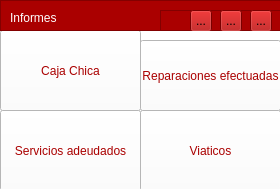
<?xml version="1.0" encoding="UTF-8"?>
<ui version="4.0">
 <class>Form_informes</class>
 <widget class="QWidget" name="Form_informes">
  <property name="geometry">
   <rect>
    <x>0</x>
    <y>0</y>
    <width>280</width>
    <height>189</height>
   </rect>
  </property>
  <property name="windowTitle">
   <string>Form</string>
  </property>
  <widget class="QFrame" name="background_frame">
   <property name="geometry">
    <rect>
     <x>-10</x>
     <y>30</y>
     <width>641</width>
     <height>441</height>
    </rect>
   </property>
   <property name="styleSheet">
    <string notr="true">background:rgb(255, 255, 255);
</string>
   </property>
   <property name="frameShape">
    <enum>QFrame::StyledPanel</enum>
   </property>
   <property name="frameShadow">
    <enum>QFrame::Raised</enum>
   </property>
   <widget class="QPushButton" name="pushButton_Servicios_Ade">
    <property name="geometry">
     <rect>
      <x>10</x>
      <y>80</y>
      <width>141</width>
      <height>81</height>
     </rect>
    </property>
    <property name="styleSheet">
     <string notr="true">background:rgb(255, 255, 255);
color:rgb(170,0,0);</string>
    </property>
    <property name="text">
     <string>Servicios adeudados</string>
    </property>
   </widget>
   <widget class="QPushButton" name="pushButton_Reparaciones_Ef">
    <property name="geometry">
     <rect>
      <x>150</x>
      <y>10</y>
      <width>141</width>
      <height>71</height>
     </rect>
    </property>
    <property name="styleSheet">
     <string notr="true">background:rgb(255, 255, 255);
color:rgb(170,0,0);</string>
    </property>
    <property name="text">
     <string>Reparaciones efectuadas</string>
    </property>
   </widget>
   <widget class="QPushButton" name="pushButton_Viaticos">
    <property name="geometry">
     <rect>
      <x>150</x>
      <y>80</y>
      <width>141</width>
      <height>81</height>
     </rect>
    </property>
    <property name="styleSheet">
     <string notr="true">background:rgb(255, 255, 255);
color:rgb(170,0,0);</string>
    </property>
    <property name="text">
     <string>Viaticos</string>
    </property>
   </widget>
   <widget class="QPushButton" name="pushButton_CajaChica">
    <property name="geometry">
     <rect>
      <x>10</x>
      <y>0</y>
      <width>141</width>
      <height>81</height>
     </rect>
    </property>
    <property name="styleSheet">
     <string notr="true">background:rgb(255, 255, 255);
color:rgb(170,0,0);</string>
    </property>
    <property name="text">
     <string>Caja Chica</string>
    </property>
   </widget>
  </widget>
  <widget class="QFrame" name="frame_encabezado">
   <property name="geometry">
    <rect>
     <x>0</x>
     <y>0</y>
     <width>281</width>
     <height>31</height>
    </rect>
   </property>
   <property name="maximumSize">
    <size>
     <width>641</width>
     <height>31</height>
    </size>
   </property>
   <property name="styleSheet">
    <string notr="true">background:rgb(170, 0, 0)</string>
   </property>
   <property name="frameShape">
    <enum>QFrame::StyledPanel</enum>
   </property>
   <property name="frameShadow">
    <enum>QFrame::Raised</enum>
   </property>
   <widget class="QLabel" name="label">
    <property name="geometry">
     <rect>
      <x>10</x>
      <y>10</y>
      <width>51</width>
      <height>16</height>
     </rect>
    </property>
    <property name="styleSheet">
     <string notr="true">color:white;</string>
    </property>
    <property name="text">
     <string>Informes</string>
    </property>
   </widget>
   <widget class="QFrame" name="frame_2">
    <property name="geometry">
     <rect>
      <x>160</x>
      <y>10</y>
      <width>121</width>
      <height>21</height>
     </rect>
    </property>
    <property name="frameShape">
     <enum>QFrame::StyledPanel</enum>
    </property>
    <property name="frameShadow">
     <enum>QFrame::Raised</enum>
    </property>
    <widget class="QToolButton" name="toolButton_CloseP">
     <property name="geometry">
      <rect>
       <x>90</x>
       <y>0</y>
       <width>22</width>
       <height>22</height>
      </rect>
     </property>
     <property name="text">
      <string>...</string>
     </property>
     <property name="icon">
      <iconset>
       <normaloff>../assets/icon/close-window.png</normaloff>../assets/icon/close-window.png</iconset>
     </property>
    </widget>
    <widget class="QToolButton" name="toolButton_MaxiP">
     <property name="geometry">
      <rect>
       <x>60</x>
       <y>0</y>
       <width>22</width>
       <height>22</height>
      </rect>
     </property>
     <property name="text">
      <string>...</string>
     </property>
     <property name="icon">
      <iconset>
       <normaloff>../assets/icon/maximize-window.png</normaloff>../assets/icon/maximize-window.png</iconset>
     </property>
    </widget>
    <widget class="QToolButton" name="toolButton_MiniP">
     <property name="geometry">
      <rect>
       <x>30</x>
       <y>0</y>
       <width>22</width>
       <height>22</height>
      </rect>
     </property>
     <property name="text">
      <string>...</string>
     </property>
     <property name="icon">
      <iconset>
       <normaloff>../assets/icon/minimize-window.png</normaloff>../assets/icon/minimize-window.png</iconset>
     </property>
    </widget>
    <widget class="QToolButton" name="toolButton_restaure">
     <property name="geometry">
      <rect>
       <x>60</x>
       <y>0</y>
       <width>22</width>
       <height>22</height>
      </rect>
     </property>
     <property name="text">
      <string>...</string>
     </property>
     <property name="icon">
      <iconset>
       <normaloff>../assets/icon/restore-window.png</normaloff>../assets/icon/restore-window.png</iconset>
     </property>
    </widget>
    <zorder>toolButton_restaure</zorder>
    <zorder>toolButton_CloseP</zorder>
    <zorder>toolButton_MaxiP</zorder>
    <zorder>toolButton_MiniP</zorder>
   </widget>
  </widget>
 </widget>
 <resources/>
 <connections/>
</ui>
